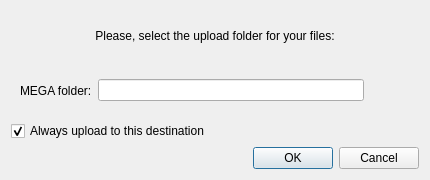
<?xml version="1.0" encoding="UTF-8"?>
<ui version="4.0">
 <class>UploadToMegaDialog</class>
 <widget class="QDialog" name="UploadToMegaDialog">
  <property name="geometry">
   <rect>
    <x>0</x>
    <y>0</y>
    <width>430</width>
    <height>180</height>
   </rect>
  </property>
  <property name="minimumSize">
   <size>
    <width>430</width>
    <height>180</height>
   </size>
  </property>
  <property name="maximumSize">
   <size>
    <width>430</width>
    <height>180</height>
   </size>
  </property>
  <property name="windowTitle">
   <string>Upload to MEGA</string>
  </property>
  <layout class="QVBoxLayout" name="verticalLayout">
   <item>
    <widget class="QLabel" name="label">
     <property name="text">
      <string>Please, select the upload folder for your files:</string>
     </property>
     <property name="alignment">
      <set>Qt::AlignCenter</set>
     </property>
    </widget>
   </item>
   <item>
    <widget class="QWidget" name="widget" native="true">
     <layout class="QHBoxLayout" name="horizontalLayout">
      <item>
       <widget class="QLabel" name="label_2">
        <property name="text">
         <string>MEGA folder:</string>
        </property>
       </widget>
      </item>
      <item>
       <widget class="QLineEdit" name="eFolderPath">
        <property name="enabled">
         <bool>true</bool>
        </property>
        <property name="readOnly">
         <bool>true</bool>
        </property>
       </widget>
      </item>
      <item>
       <widget class="QPushButton" name="bChange">
        <property name="text">
         <string/>
        </property>
        <property name="icon">
         <iconset resource="Resources.qrc">
          <normaloff>:/images/import_cloud_ico.png</normaloff>:/images/import_cloud_ico.png</iconset>
        </property>
        <property name="iconSize">
         <size>
          <width>24</width>
          <height>24</height>
         </size>
        </property>
        <property name="flat">
         <bool>true</bool>
        </property>
       </widget>
      </item>
     </layout>
    </widget>
   </item>
   <item>
    <widget class="QCheckBox" name="cDefaultPath">
     <property name="text">
      <string>Always upload to this destination</string>
     </property>
     <property name="checked">
      <bool>true</bool>
     </property>
    </widget>
   </item>
   <item>
    <widget class="QDialogButtonBox" name="buttonBox">
     <property name="standardButtons">
      <set>QDialogButtonBox::Cancel|QDialogButtonBox::Ok</set>
     </property>
    </widget>
   </item>
  </layout>
 </widget>
 <resources>
  <include location="Resources.qrc"/>
 </resources>
 <connections>
  <connection>
   <sender>buttonBox</sender>
   <signal>rejected()</signal>
   <receiver>UploadToMegaDialog</receiver>
   <slot>reject()</slot>
   <hints>
    <hint type="sourcelabel">
     <x>214</x>
     <y>159</y>
    </hint>
    <hint type="destinationlabel">
     <x>214</x>
     <y>89</y>
    </hint>
   </hints>
  </connection>
 </connections>
</ui>
